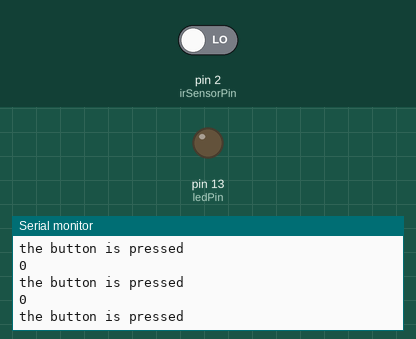
Recording of a sketch running on a simulated Arduino Uno, built with avr-gcc and run on an emulated ATmega328P. Parts: output pins drawn as LEDs (lit = HIGH), the last lines printed to the serial monitor. Inputs (shaded band) come from the test bench; at power-on: pin 2 (irSensorPin) LOW.

Above: at 1.2 s.
1.3 s: pin 2 (irSensorPin) driven HIGH
At 1.31 s:
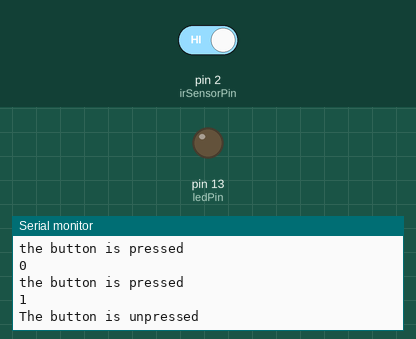
At 2.41 s:
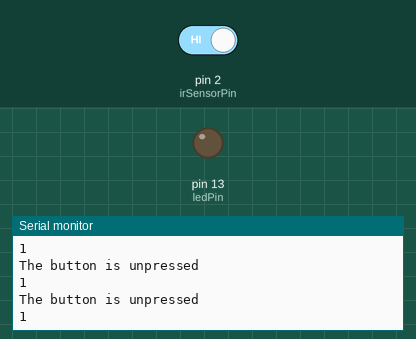

The sketch:

ir.ino
```cpp
// Define the pin for the IR sensor and LED
const int irSensorPin = 2;  // Pin connected to the IR sensor's output
const int ledPin = 13;      // Pin connected to the LED

void setup() {
  // Initialize the serial communication for debugging
  Serial.begin(9600);

  // Set the IR sensor pin as input
  pinMode(irSensorPin, INPUT);

  // Set the LED pin as output
  pinMode(ledPin, OUTPUT);

  // Initially turn off the LED
  digitalWrite(ledPin, LOW);
}

void loop() {
  // Read the value from the IR sensor
  int irSensorValue = digitalRead(irSensorPin);

  // Print the IR sensor value to the Serial Monitor
  Serial.println(irSensorValue);

  // Check if the IR sensor detects an object
  if (irSensorValue == HIGH) {
    // Object detected, turn on the LED
    Serial.println("The button is unpressed");
  } else {
    // No object detected, turn off the LED
    Serial.println("the button is pressed");
  }

  // Add a small delay to avoid flooding the Serial Monitor
  delay(100);
}
```

Measured:
- after the input at 1.3 s, the serial monitor: prints a new line at once (image 1)
